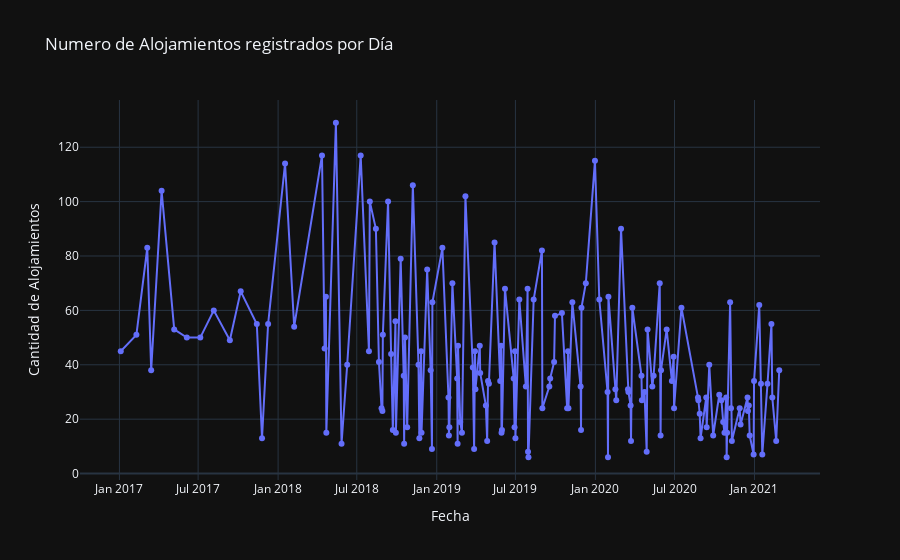

The cell this chart's notebook holds for it:
### Markdown cell above
Numero de Alojamientos registrados por Día

### Code cell
# Contar alojamientos por día
alojamientos_por_dia = df_op['insert_date'].dt.date.value_counts().sort_index()

# Crear DataFrame para Plotly
df_dia = alojamientos_por_dia.reset_index()
df_dia.columns = ['Fecha', 'Cantidad']

fig = px.line(df_dia, x='Fecha', y='Cantidad', 
              title='Numero de Alojamientos registrados por Día',
              markers=True,
              template='plotly_dark')
fig.update_layout(xaxis_title='Fecha', yaxis_title='Cantidad de Alojamientos')
fig.show()

### Figure 1 — Plotly figure (JSON) as saved in the notebook; plotly's stock layout.template omitted (floating-point values rounded to 4 significant figures; data arrays with more than 128 entries replaced by an {"elided": "..."} marker saying what was removed)
{"data": [{"hovertemplate": "Fecha=%{x}<br>Cantidad=%{y}<extra></extra>", "legendgroup": "", "line": {"color": "#636efa", "dash": "solid"}, "marker": {"symbol": "circle"}, "mode": "lines+markers", "name": "", "orientation": "v", "showlegend": false, "type": "scatter", "x": {"elided": "164 str values"}, "xaxis": "x", "y": {"elided": "164 int values"}, "yaxis": "y"}], "layout": {"legend": {"tracegroupgap": 0}, "title": {"text": "Numero de Alojamientos registrados por Día"}, "xaxis": {"anchor": "y", "domain": [0, 1], "title": {"text": "Fecha"}}, "yaxis": {"anchor": "x", "domain": [0, 1], "title": {"text": "Cantidad de Alojamientos"}}}}
